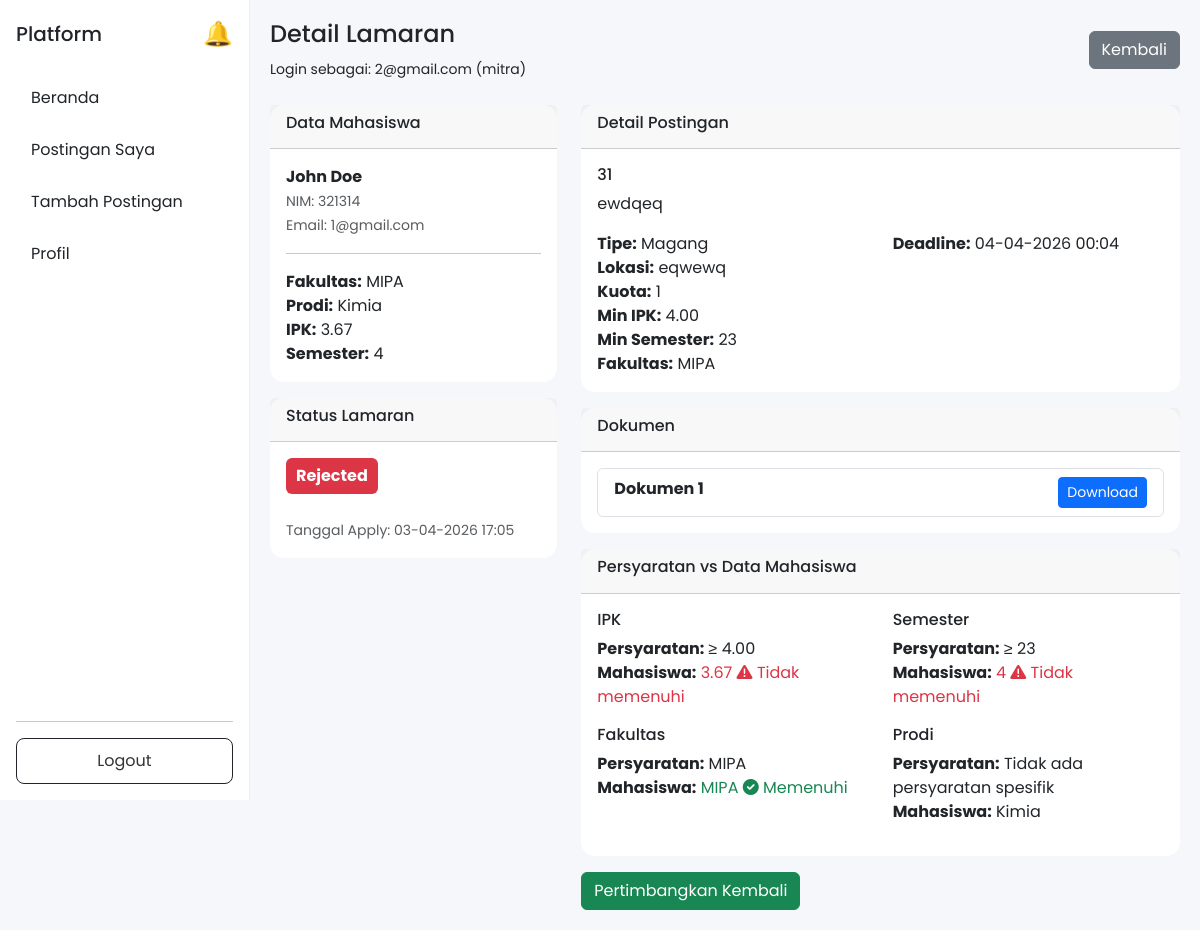
/views/mitra/view_applicant.php?id=10 (signed in), run on the app's committed database.
### tables this page shows
CREATE TABLE `lamaran` (
  `id` int NOT NULL,
  `mahasiswa_id` int NOT NULL,
  `peluang_id` int NOT NULL,
  `is_recommended` tinyint(1) DEFAULT '0',
  `tanggal_apply` timestamp NULL DEFAULT CURRENT_TIMESTAMP,
  `status` enum('pending','accepted','rejected') DEFAULT 'pending',
  `result_published` tinyint(1) DEFAULT '0' COMMENT 'Status: 0=not published, 1=published to mahasiswa'
);

CREATE TABLE `mahasiswa` (
  `id` int NOT NULL,
  `user_id` int NOT NULL,
  `nim` varchar(20) DEFAULT NULL,
  `nama` varchar(100) DEFAULT NULL,
  `fakultas` varchar(100) DEFAULT NULL,
  `prodi` varchar(100) DEFAULT NULL,
  `angkatan` year DEFAULT NULL,
  `semester` int DEFAULT NULL,
  `ipk` decimal(3,2) DEFAULT NULL,
  `dpa_id` int DEFAULT NULL
);

CREATE TABLE `users` (
  `id` int NOT NULL,
  `email` varchar(100) NOT NULL,
  `password` varchar(255) NOT NULL,
  `role` enum('mahasiswa','mitra','admin','dpa') NOT NULL,
  `created_at` timestamp NULL DEFAULT CURRENT_TIMESTAMP,
  `status` enum('active','pending','inactive') DEFAULT 'active'
);

CREATE TABLE `peluang` (
  `id` int NOT NULL,
  `mitra_id` int NOT NULL,
  `judul` varchar(150) NOT NULL,
  `deskripsi` text NOT NULL,
  `tipe` enum('magang','kursus') NOT NULL,
  `lokasi` varchar(100) DEFAULT NULL,
  `kuota` int DEFAULT '0',
  `min_ipk` decimal(3,2) DEFAULT '0.00',
  `min_semester` int DEFAULT '1',
  `fakultas` varchar(100) DEFAULT NULL,
  `deadline` datetime NOT NULL,
  `status` enum('pending','approved','rejected') DEFAULT 'approved',
  `created_at` timestamp NULL DEFAULT CURRENT_TIMESTAMP,
  `closed_at` timestamp NULL DEFAULT NULL
);

CREATE TABLE `dokumen` (
  `id` int NOT NULL,
  `lamaran_id` int NOT NULL,
  `jenis` varchar(50) DEFAULT NULL,
  `file_path` varchar(255) DEFAULT NULL,
  `uploaded_at` timestamp NULL DEFAULT CURRENT_TIMESTAMP
);

### views/mitra/view_applicant.php (the view, shortened to what this page needs)
<?php
include __DIR__ . '/../../config/database.php';
$lamaran_id = (int)$_GET['id'];
$user_id = $_SESSION['user_id'];
$query = "SELECT l.id, l.tanggal_apply, l.status, l.is_recommended,
                 p.id as peluang_id, p.judul, p.deskripsi, p.tipe, p.lokasi, p.kuota, p.min_ipk, p.min_semester, p.fakultas as required_fakultas, p.deadline,
                 m.nim, m.nama, m.fakultas as applicant_fakultas, m.prodi, m.ipk, m.semester, m.user_id as mahasiswa_user_id,
                 u.email
          FROM lamaran l
          JOIN peluang p ON l.peluang_id = p.id
          JOIN mahasiswa m ON l.mahasiswa_id = m.id
          JOIN users u ON m.user_id = u.id
          WHERE l.id = ? AND p.mitra_id = ?";
$stmt = mysqli_prepare($conn, $query);
mysqli_stmt_bind_param($stmt, 'ii', $lamaran_id, $user_id);
mysqli_stmt_execute($stmt);
$result = mysqli_stmt_get_result($stmt);
$application = mysqli_fetch_assoc($result);
$query = "SELECT * FROM dokumen WHERE lamaran_id = ?";
$stmt = mysqli_prepare($conn, $query);
mysqli_stmt_bind_param($stmt, 'i', $lamaran_id);
mysqli_stmt_execute($stmt);
$documents = mysqli_stmt_get_result($stmt);
?>
<!DOCTYPE html>
<html>
<head>
    <link href="https://cdn.jsdelivr.net/npm/bootstrap@5.3.0/dist/css/bootstrap.min.css" rel="stylesheet">
    <link rel="stylesheet" href="https://cdnjs.cloudflare.com/ajax/libs/font-awesome/6.0.0/css/all.min.css">
    <link rel="stylesheet" href="../../assets/css/global.css">
    <link rel="stylesheet" href="../../assets/css/layout.css">
</head>
<body>
<div class="d-flex">
    <?php include __DIR__ . '/../layouts/sidebar.php'; ?>
    <div class="content">
        <div class="d-flex justify-content-between align-items-center mb-4">
            <div>
                <h4>Detail Lamaran</h4>
                <small>
                    Login sebagai: <?php echo htmlspecialchars($_SESSION['email']); ?> (mitra)
                </small>
            </div>
            <a href="applications.php" class="btn btn-secondary">Kembali</a>
        </div>
        <div class="row">
            <div class="col-md-4 mb-3">
                <div class="card">
                    <div class="card-header">
                        <h6>Data Mahasiswa</h6>
                    </div>
                    <div class="card-body">
                        <strong><?php echo htmlspecialchars($application['nama']); ?></strong><br>
                        <small class="text-muted">NIM: <?php echo htmlspecialchars($application['nim']); ?></small><br>
                        <small class="text-muted">Email: <?php echo htmlspecialchars($application['email']); ?></small>
                        <hr>
                        <strong>Fakultas:</strong> <?php echo htmlspecialchars($application['applicant_fakultas']); ?><br>
                        <strong>Prodi:</strong> <?php echo htmlspecialchars($application['prodi']); ?><br>
                        <strong>IPK:</strong> <?php echo $application['ipk']; ?><br>
                        <strong>Semester:</strong> <?php echo $application['semester']; ?>
                    </div>
                </div>
                <div class="card mt-3">
                    <div class="card-header">
                        <h6>Status Lamaran</h6>
                    </div>
                    <div class="card-body">
                        <span class="badge
                            <?php echo ($application['status'] == 'accepted') ? 'bg-success' :
                                   (($application['status'] == 'rejected') ? 'bg-danger' : 'bg-warning'); ?>"
                            style="font-size: 16px; padding: 10px;">
                            <?php echo ucfirst($application['status']); ?>
                        </span>
                        <br><br>
                        <small class="text-muted">
                            Tanggal Apply: <?php echo date('d-m-Y H:i', strtotime($application['tanggal_apply'])); ?>
                        </small>
                    </div>
                </div>
            </div>
            <div class="col-md-8">
                <div class="card mb-3">
                    <div class="card-header">
                        <h6>Detail Postingan</h6>
                    </div>
                    <div class="card-body">
                        <h6><?php echo htmlspecialchars($application['judul']); ?></h6>
                        <p><?php echo nl2br(htmlspecialchars($application['deskripsi'])); ?></p>
                        <div class="row">
                            <div class="col-md-6">
                                <strong>Tipe:</strong> <?php echo ucfirst($application['tipe']); ?><br>
                                <strong>Lokasi:</strong> <?php echo htmlspecialchars($application['lokasi']); ?><br>
                                <strong>Kuota:</strong> <?php echo $application['kuota']; ?><br>
                                <strong>Min IPK:</strong> <?php echo $application['min_ipk']; ?><br>
                                <strong>Min Semester:</strong> <?php echo $application['min_semester']; ?><br>
                                <strong>Fakultas:</strong> <?php echo !empty($application['required_fakultas']) ? htmlspecialchars($application['required_fakultas']) : 'Semua Fakultas'; ?>
                            </div>
                            <div class="col-md-6">
                                <strong>Deadline:</strong> <?php echo date('d-m-Y H:i', strtotime($application['deadline'])); ?>
                            </div>
                        </div>
                    </div>
                </div>
                <div class="card mb-3">
                    <div class="card-header">
                        <h6>Dokumen</h6>
                    </div>
                    <div class="card-body">
                        <?php if (mysqli_num_rows($documents) > 0): ?>
                            <ul class="list-group">
                                <?php while ($doc = mysqli_fetch_assoc($documents)): ?>
                                    <li class="list-group-item">
                                        <strong><?php echo htmlspecialchars($doc['jenis']); ?></strong>
                                        <a href="../../uploads/<?php echo htmlspecialchars($doc['file_path']); ?>"
                                           target="_blank" class="btn btn-sm btn-primary float-end">
                                            Download
                                        </a>
                                    </li>
                                <?php endwhile; ?>
                            </ul>
                        <?php else: ?>
                            <p class="text-muted">Tidak ada dokumen yang diupload.</p>
                        <?php endif; ?>
                    </div>
                </div>
                <div class="card mb-3">
                    <div class="card-header">
                        <h6>Persyaratan vs Data Mahasiswa</h6>
                    </div>
                    <div class="card-body">
                        <div class="row">
                            <div class="col-md-6">
                                <h6>IPK</h6>
                                <p>
                                    <strong>Persyaratan:</strong> ≥ <?php echo $application['min_ipk']; ?><br>
                                    <strong>Mahasiswa:</strong>
                                    <span class="<?php echo ($application['ipk'] >= $application['min_ipk']) ? 'text-success' : 'text-danger'; ?>">
                                        <?php echo $application['ipk']; ?>
                                        <?php if ($application['ipk'] < $application['min_ipk']): ?>
                                            <i class="fas fa-exclamation-triangle"></i> Tidak memenuhi
                                        <?php else: ?>
                                            <i class="fas fa-check-circle"></i> Memenuhi
                                        <?php endif; ?>
                                    </span>
                                </p>
                            </div>
                            <div class="col-md-6">
                                <h6>Semester</h6>
                                <p>
                                    <strong>Persyaratan:</strong> ≥ <?php echo $application['min_semester']; ?><br>
                                    <strong>Mahasiswa:</strong>
                                    <span class="<?php echo ($application['semester'] >= $application['min_semester']) ? 'text-success' : 'text-danger'; ?>">
                                        <?php echo $application['semester']; ?>
                                        <?php if ($application['semester'] < $application['min_semester']): ?>
                                            <i class="fas fa-exclamation-triangle"></i> Tidak memenuhi
                                        <?php else: ?>
                                            <i class="fas fa-check-circle"></i> Memenuhi
                                        <?php endif; ?>
                                    </span>
                                </p>
                            </div>
                        </div>
                        <div class="row">
                            <div class="col-md-6">
                                <h6>Fakultas</h6>
                                <p>
                                    <strong>Persyaratan:</strong> <?php echo !empty($application['required_fakultas']) ? htmlspecialchars($application['required_fakultas']) : 'Semua Fakultas'; ?><br>
                                    <strong>Mahasiswa:</strong>
                                    <span class="<?php echo (empty($application['required_fakultas']) || $application['required_fakultas'] == $application['applicant_fakultas']) ? 'text-success' : 'text-danger'; ?>">
                                        <?php echo htmlspecialchars($application['applicant_fakultas']); ?>
                                        <?php if (!empty($application['required_fakultas']) && $application['required_fakultas'] != $application['applicant_fakultas']): ?>
                                            <i class="fas fa-exclamation-triangle"></i> Tidak memenuhi
                                        <?php else: ?>
                                            <i class="fas fa-check-circle"></i> Memenuhi
                                        <?php endif; ?>
                                    </span>
                                </p>
                            </div>
                            <div class="col-md-6">
                                <h6>Prodi</h6>
                                <p>
                                    <strong>Persyaratan:</strong> Tidak ada persyaratan spesifik<br>
                                    <strong>Mahasiswa:</strong> <?php echo htmlspecialchars($application['prodi']); ?>
                                </p>
                            </div>
                        </div>
                    </div>
                </div>
                <?php if ($application['status'] == 'pending'): ?>
                    <div class="d-flex gap-2">
                        <button class="btn btn-success" onclick="acceptApplication(<?php echo $lamaran_id; ?>)">
                            Terima Lamaran
                        </button>
                        <button class="btn btn-danger" onclick="rejectApplication(<?php echo $lamaran_id; ?>)">
                            Tolak Lamaran
                        </button>
                    </div>
                <?php elseif ($application['status'] == 'rejected'): ?>
                    <div class="d-flex gap-2">
                        <button class="btn btn-success" onclick="acceptApplication(<?php echo $lamaran_id; ?>)">
                            Pertimbangkan Kembali
                        </button>
                    </div>
                <?php endif; ?>
            </div>
        </div>
    </div>
</div>
</body>
</html>

### assets/css/global.css (style rules this page uses)
body { font-family: 'Poppins', sans-serif; background: linear-gradient(135deg, #f8f9fa, #eef1f5); margin: 0; padding: 0; }
.card { border: none; border-radius: 14px; }

### assets/css/layout.css (style rules this page uses)
body { margin: 0; font-family: 'Poppins', sans-serif; background: #f5f7fa; }
.content { flex: 1; padding: 20px; }

### data on the page
lamaran: mahasiswa.nama "John Doe", mahasiswa.nim "321314", users.email "1@gmail.com", mahasiswa.fakultas "MIPA", mahasiswa.prodi "Kimia", mahasiswa.ipk "3.67", mahasiswa.semester "4", status "Rejected", tanggal_apply "03-04-2026 17:05", peluang.judul "31", peluang.deskripsi "ewdqeq", peluang.tipe "Magang", peluang.lokasi "eqwewq", peluang.kuota "1", peluang.min_ipk "4.00", peluang.min_semester "23", peluang.fakultas "MIPA", peluang.deadline "04-04-2026 00:04"
dokumen: jenis "Dokumen 1"

### other printed values
$_SESSION['email'] "2@gmail.com"
